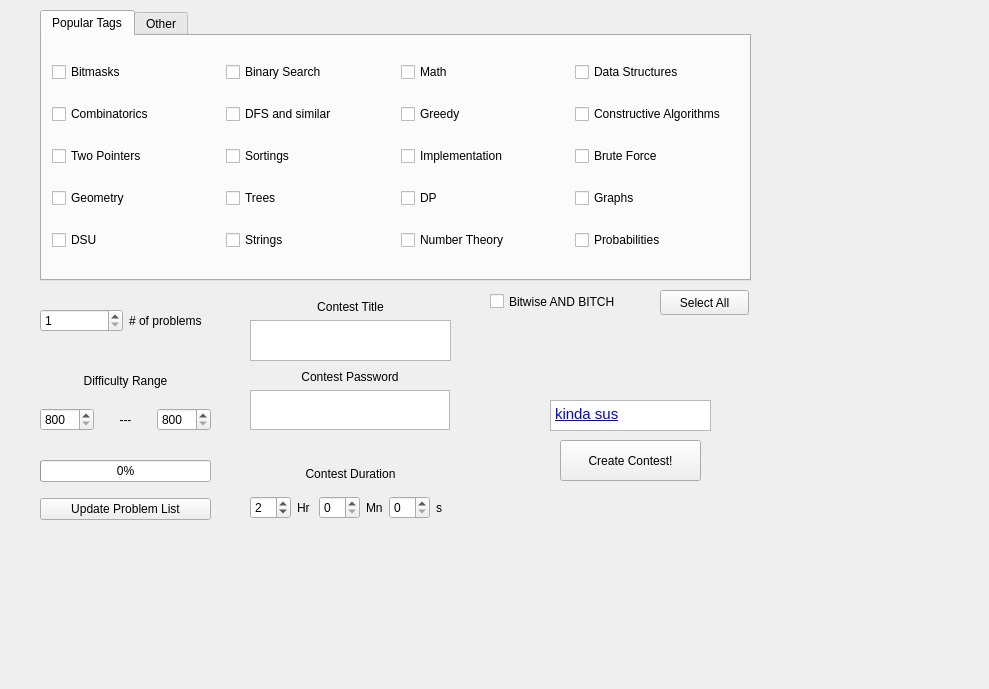
<?xml version="1.0" encoding="UTF-8"?>
<ui version="4.0">
 <class>gui</class>
 <widget class="QWidget" name="gui">
  <property name="geometry">
   <rect>
    <x>0</x>
    <y>0</y>
    <width>989</width>
    <height>689</height>
   </rect>
  </property>
  <property name="windowTitle">
   <string>gui</string>
  </property>
  <widget class="QWidget" name="verticalLayoutWidget_5">
   <property name="geometry">
    <rect>
     <x>40</x>
     <y>360</y>
     <width>171</width>
     <height>71</height>
    </rect>
   </property>
   <layout class="QVBoxLayout" name="verticalLayout_5">
    <item>
     <widget class="QLabel" name="label_3">
      <property name="layoutDirection">
       <enum>Qt::LeftToRight</enum>
      </property>
      <property name="text">
       <string>Difficulty Range</string>
      </property>
      <property name="alignment">
       <set>Qt::AlignCenter</set>
      </property>
     </widget>
    </item>
    <item>
     <layout class="QHBoxLayout" name="horizontalLayout_2">
      <item>
       <widget class="QSpinBox" name="lowerBoundDiffBox">
        <property name="minimum">
         <number>800</number>
        </property>
        <property name="maximum">
         <number>4000</number>
        </property>
        <property name="singleStep">
         <number>100</number>
        </property>
       </widget>
      </item>
      <item>
       <widget class="QLabel" name="label_2">
        <property name="text">
         <string>---</string>
        </property>
        <property name="alignment">
         <set>Qt::AlignCenter</set>
        </property>
       </widget>
      </item>
      <item>
       <widget class="QSpinBox" name="upperBoundDiffBox">
        <property name="minimum">
         <number>800</number>
        </property>
        <property name="maximum">
         <number>4000</number>
        </property>
        <property name="singleStep">
         <number>100</number>
        </property>
       </widget>
      </item>
     </layout>
    </item>
   </layout>
  </widget>
  <widget class="QWidget" name="horizontalLayoutWidget_3">
   <property name="geometry">
    <rect>
     <x>40</x>
     <y>300</y>
     <width>171</width>
     <height>41</height>
    </rect>
   </property>
   <layout class="QHBoxLayout" name="horizontalLayout_3">
    <item>
     <widget class="QSpinBox" name="numProbBox">
      <property name="minimum">
       <number>1</number>
      </property>
      <property name="maximum">
       <number>26</number>
      </property>
     </widget>
    </item>
    <item>
     <widget class="QLabel" name="label">
      <property name="text">
       <string># of problems</string>
      </property>
     </widget>
    </item>
   </layout>
  </widget>
  <widget class="QPushButton" name="selectAllButton">
   <property name="geometry">
    <rect>
     <x>660</x>
     <y>290</y>
     <width>89</width>
     <height>25</height>
    </rect>
   </property>
   <property name="text">
    <string>Select All</string>
   </property>
  </widget>
  <widget class="QTabWidget" name="tabWidget">
   <property name="geometry">
    <rect>
     <x>40</x>
     <y>10</y>
     <width>711</width>
     <height>271</height>
    </rect>
   </property>
   <property name="currentIndex">
    <number>0</number>
   </property>
   <widget class="QWidget" name="tab">
    <attribute name="title">
     <string>Popular Tags</string>
    </attribute>
    <widget class="QWidget" name="horizontalLayoutWidget">
     <property name="geometry">
      <rect>
       <x>10</x>
       <y>10</y>
       <width>691</width>
       <height>221</height>
      </rect>
     </property>
     <layout class="QHBoxLayout" name="horizontalLayout">
      <item>
       <layout class="QVBoxLayout" name="verticalLayout_2">
        <item>
         <widget class="QCheckBox" name="checkBox_17">
          <property name="text">
           <string>Bitmasks</string>
          </property>
         </widget>
        </item>
        <item>
         <widget class="QCheckBox" name="checkBox_15">
          <property name="text">
           <string>Combinatorics</string>
          </property>
         </widget>
        </item>
        <item>
         <widget class="QCheckBox" name="checkBox_16">
          <property name="text">
           <string>Two Pointers</string>
          </property>
         </widget>
        </item>
        <item>
         <widget class="QCheckBox" name="checkBox_18">
          <property name="text">
           <string>Geometry</string>
          </property>
         </widget>
        </item>
        <item>
         <widget class="QCheckBox" name="checkBox_19">
          <property name="text">
           <string>DSU</string>
          </property>
         </widget>
        </item>
       </layout>
      </item>
      <item>
       <layout class="QVBoxLayout" name="verticalLayout">
        <item>
         <widget class="QCheckBox" name="checkBox_10">
          <property name="text">
           <string>Binary Search</string>
          </property>
         </widget>
        </item>
        <item>
         <widget class="QCheckBox" name="checkBox_11">
          <property name="text">
           <string>DFS and similar</string>
          </property>
         </widget>
        </item>
        <item>
         <widget class="QCheckBox" name="checkBox_9">
          <property name="text">
           <string>Sortings</string>
          </property>
         </widget>
        </item>
        <item>
         <widget class="QCheckBox" name="checkBox_12">
          <property name="text">
           <string>Trees</string>
          </property>
         </widget>
        </item>
        <item>
         <widget class="QCheckBox" name="checkBox_13">
          <property name="text">
           <string>Strings</string>
          </property>
         </widget>
        </item>
       </layout>
      </item>
      <item>
       <layout class="QVBoxLayout" name="verticalLayout_3">
        <item>
         <widget class="QCheckBox" name="checkBox_2">
          <property name="text">
           <string>Math</string>
          </property>
         </widget>
        </item>
        <item>
         <widget class="QCheckBox" name="checkBox_3">
          <property name="text">
           <string>Greedy</string>
          </property>
         </widget>
        </item>
        <item>
         <widget class="QCheckBox" name="checkBox">
          <property name="text">
           <string>Implementation</string>
          </property>
         </widget>
        </item>
        <item>
         <widget class="QCheckBox" name="checkBox_4">
          <property name="text">
           <string>DP</string>
          </property>
         </widget>
        </item>
        <item>
         <widget class="QCheckBox" name="checkBox_14">
          <property name="text">
           <string>Number Theory</string>
          </property>
         </widget>
        </item>
       </layout>
      </item>
      <item>
       <layout class="QVBoxLayout" name="verticalLayout_4">
        <item>
         <widget class="QCheckBox" name="checkBox_5">
          <property name="text">
           <string>Data Structures</string>
          </property>
         </widget>
        </item>
        <item>
         <widget class="QCheckBox" name="checkBox_7">
          <property name="text">
           <string>Constructive Algorithms</string>
          </property>
         </widget>
        </item>
        <item>
         <widget class="QCheckBox" name="checkBox_6">
          <property name="text">
           <string>Brute Force</string>
          </property>
         </widget>
        </item>
        <item>
         <widget class="QCheckBox" name="checkBox_8">
          <property name="text">
           <string>Graphs</string>
          </property>
         </widget>
        </item>
        <item>
         <widget class="QCheckBox" name="checkBox_20">
          <property name="text">
           <string>Probabilities</string>
          </property>
         </widget>
        </item>
       </layout>
      </item>
     </layout>
    </widget>
   </widget>
   <widget class="QWidget" name="tab_2">
    <attribute name="title">
     <string>Other</string>
    </attribute>
    <widget class="QWidget" name="horizontalLayoutWidget_4">
     <property name="geometry">
      <rect>
       <x>10</x>
       <y>10</y>
       <width>691</width>
       <height>221</height>
      </rect>
     </property>
     <layout class="QHBoxLayout" name="horizontalLayout_4">
      <item>
       <layout class="QVBoxLayout" name="verticalLayout_6">
        <item>
         <widget class="QCheckBox" name="checkBox_29">
          <property name="text">
           <string>Fast Fourier Transform</string>
          </property>
         </widget>
        </item>
        <item>
         <widget class="QCheckBox" name="checkBox_28">
          <property name="text">
           <string>String Suffix Structures</string>
          </property>
         </widget>
        </item>
        <item>
         <widget class="QCheckBox" name="checkBox_22">
          <property name="text">
           <string>Divide and Conquer</string>
          </property>
         </widget>
        </item>
        <item>
         <widget class="QCheckBox" name="checkBox_35">
          <property name="text">
           <string>Chinese Remainder Theorem</string>
          </property>
         </widget>
        </item>
       </layout>
      </item>
      <item>
       <layout class="QVBoxLayout" name="verticalLayout_8">
        <item>
         <widget class="QCheckBox" name="checkBox_33">
          <property name="text">
           <string>Expression Parsing</string>
          </property>
         </widget>
        </item>
        <item>
         <widget class="QCheckBox" name="checkBox_31">
          <property name="text">
           <string>Ternary Search</string>
          </property>
         </widget>
        </item>
        <item>
         <widget class="QCheckBox" name="checkBox_32">
          <property name="text">
           <string>Meet in the Middle</string>
          </property>
         </widget>
        </item>
        <item>
         <widget class="QCheckBox" name="checkBox_34">
          <property name="text">
           <string>2-SAT</string>
          </property>
         </widget>
        </item>
       </layout>
      </item>
      <item>
       <layout class="QVBoxLayout" name="verticalLayout_7">
        <item>
         <widget class="QCheckBox" name="checkBox_26">
          <property name="text">
           <string>Flows</string>
          </property>
         </widget>
        </item>
        <item>
         <widget class="QCheckBox" name="checkBox_27">
          <property name="text">
           <string>Matrices</string>
          </property>
         </widget>
        </item>
        <item>
         <widget class="QCheckBox" name="checkBox_21">
          <property name="text">
           <string>Shortest Paths</string>
          </property>
         </widget>
        </item>
        <item>
         <widget class="QCheckBox" name="checkBox_24">
          <property name="text">
           <string>Games</string>
          </property>
         </widget>
        </item>
       </layout>
      </item>
      <item>
       <layout class="QVBoxLayout" name="verticalLayout_9">
        <item>
         <widget class="QCheckBox" name="checkBox_36">
          <property name="text">
           <string>Schedules</string>
          </property>
         </widget>
        </item>
        <item>
         <widget class="QCheckBox" name="checkBox_25">
          <property name="text">
           <string>Interactive</string>
          </property>
         </widget>
        </item>
        <item>
         <widget class="QCheckBox" name="checkBox_30">
          <property name="text">
           <string>Graph Matchings</string>
          </property>
         </widget>
        </item>
        <item>
         <widget class="QCheckBox" name="checkBox_23">
          <property name="text">
           <string>Hashing</string>
          </property>
         </widget>
        </item>
       </layout>
      </item>
     </layout>
    </widget>
   </widget>
  </widget>
  <widget class="QPushButton" name="createButton">
   <property name="geometry">
    <rect>
     <x>560</x>
     <y>440</y>
     <width>141</width>
     <height>41</height>
    </rect>
   </property>
   <property name="text">
    <string>Create Contest!</string>
   </property>
  </widget>
  <widget class="QCheckBox" name="checkBox_37">
   <property name="geometry">
    <rect>
     <x>490</x>
     <y>290</y>
     <width>161</width>
     <height>23</height>
    </rect>
   </property>
   <property name="text">
    <string>Bitwise AND BITCH</string>
   </property>
  </widget>
  <widget class="QWidget" name="verticalLayoutWidget_10">
   <property name="geometry">
    <rect>
     <x>250</x>
     <y>370</y>
     <width>202</width>
     <height>71</height>
    </rect>
   </property>
   <layout class="QVBoxLayout" name="verticalLayout_10">
    <property name="sizeConstraint">
     <enum>QLayout::SetFixedSize</enum>
    </property>
    <item>
     <widget class="QLabel" name="label_4">
      <property name="sizePolicy">
       <sizepolicy hsizetype="Fixed" vsizetype="Fixed">
        <horstretch>0</horstretch>
        <verstretch>0</verstretch>
       </sizepolicy>
      </property>
      <property name="maximumSize">
       <size>
        <width>200</width>
        <height>170</height>
       </size>
      </property>
      <property name="text">
       <string>Contest Password</string>
      </property>
      <property name="alignment">
       <set>Qt::AlignCenter</set>
      </property>
     </widget>
    </item>
    <item>
     <widget class="QTextEdit" name="textEdit">
      <property name="enabled">
       <bool>true</bool>
      </property>
      <property name="sizePolicy">
       <sizepolicy hsizetype="Fixed" vsizetype="Fixed">
        <horstretch>0</horstretch>
        <verstretch>0</verstretch>
       </sizepolicy>
      </property>
      <property name="maximumSize">
       <size>
        <width>200</width>
        <height>40</height>
       </size>
      </property>
     </widget>
    </item>
   </layout>
  </widget>
  <widget class="QWidget" name="verticalLayoutWidget_11">
   <property name="geometry">
    <rect>
     <x>250</x>
     <y>300</y>
     <width>201</width>
     <height>61</height>
    </rect>
   </property>
   <layout class="QVBoxLayout" name="verticalLayout_11">
    <item>
     <widget class="QLabel" name="label_5">
      <property name="text">
       <string>Contest Title</string>
      </property>
      <property name="alignment">
       <set>Qt::AlignCenter</set>
      </property>
     </widget>
    </item>
    <item>
     <widget class="QTextEdit" name="textEdit_2"/>
    </item>
   </layout>
  </widget>
  <widget class="QWidget" name="verticalLayoutWidget_12">
   <property name="geometry">
    <rect>
     <x>250</x>
     <y>460</y>
     <width>201</width>
     <height>61</height>
    </rect>
   </property>
   <layout class="QVBoxLayout" name="verticalLayout_12">
    <item>
     <widget class="QLabel" name="label_9">
      <property name="text">
       <string>Contest Duration</string>
      </property>
      <property name="alignment">
       <set>Qt::AlignCenter</set>
      </property>
     </widget>
    </item>
    <item>
     <layout class="QHBoxLayout" name="horizontalLayout_5">
      <item>
       <widget class="QSpinBox" name="hoursBox">
        <property name="maximum">
         <number>72</number>
        </property>
        <property name="value">
         <number>2</number>
        </property>
       </widget>
      </item>
      <item>
       <widget class="QLabel" name="label_6">
        <property name="text">
         <string>Hr</string>
        </property>
       </widget>
      </item>
      <item>
       <widget class="QSpinBox" name="minutesBox">
        <property name="maximum">
         <number>59</number>
        </property>
       </widget>
      </item>
      <item>
       <widget class="QLabel" name="label_8">
        <property name="text">
         <string>Mn</string>
        </property>
       </widget>
      </item>
      <item>
       <widget class="QSpinBox" name="secondsBox">
        <property name="maximum">
         <number>59</number>
        </property>
       </widget>
      </item>
      <item>
       <widget class="QLabel" name="label_7">
        <property name="text">
         <string>s</string>
        </property>
       </widget>
      </item>
     </layout>
    </item>
   </layout>
  </widget>
  <widget class="QWidget" name="verticalLayoutWidget_13">
   <property name="geometry">
    <rect>
     <x>40</x>
     <y>450</y>
     <width>171</width>
     <height>80</height>
    </rect>
   </property>
   <layout class="QVBoxLayout" name="verticalLayout_15">
    <item>
     <widget class="QProgressBar" name="progressBar">
      <property name="value">
       <number>0</number>
      </property>
     </widget>
    </item>
    <item>
     <widget class="QPushButton" name="updateListButton">
      <property name="text">
       <string>Update Problem List</string>
      </property>
     </widget>
    </item>
   </layout>
  </widget>
  <widget class="QTextBrowser" name="textBrowser">
   <property name="geometry">
    <rect>
     <x>550</x>
     <y>400</y>
     <width>161</width>
     <height>31</height>
    </rect>
   </property>
   <property name="frameShadow">
    <enum>QFrame::Sunken</enum>
   </property>
   <property name="midLineWidth">
    <number>0</number>
   </property>
   <property name="lineWrapMode">
    <enum>QTextEdit::WidgetWidth</enum>
   </property>
   <property name="html">
    <string>&lt;!DOCTYPE HTML PUBLIC &quot;-//W3C//DTD HTML 4.0//EN&quot; &quot;http://www.w3.org/TR/REC-html40/strict.dtd&quot;&gt;
&lt;html&gt;&lt;head&gt;&lt;meta name=&quot;qrichtext&quot; content=&quot;1&quot; /&gt;&lt;style type=&quot;text/css&quot;&gt;
p, li { white-space: pre-wrap; }
&lt;/style&gt;&lt;/head&gt;&lt;body style=&quot; font-family:'Ubuntu'; font-size:11pt; font-weight:400; font-style:normal;&quot;&gt;
&lt;p style=&quot; margin-top:0px; margin-bottom:0px; margin-left:0px; margin-right:0px; -qt-block-indent:0; text-indent:0px;&quot;&gt;&lt;a href=&quot;https://www.ea.com/games/apex-legends/play-now-for-free&quot;&gt;&lt;span style=&quot; text-decoration: underline; color:#0000ff;&quot;&gt;kinda sus&lt;/span&gt;&lt;/a&gt;&lt;/p&gt;&lt;/body&gt;&lt;/html&gt;</string>
   </property>
   <property name="openExternalLinks">
    <bool>true</bool>
   </property>
  </widget>
 </widget>
 <resources/>
 <connections/>
</ui>
